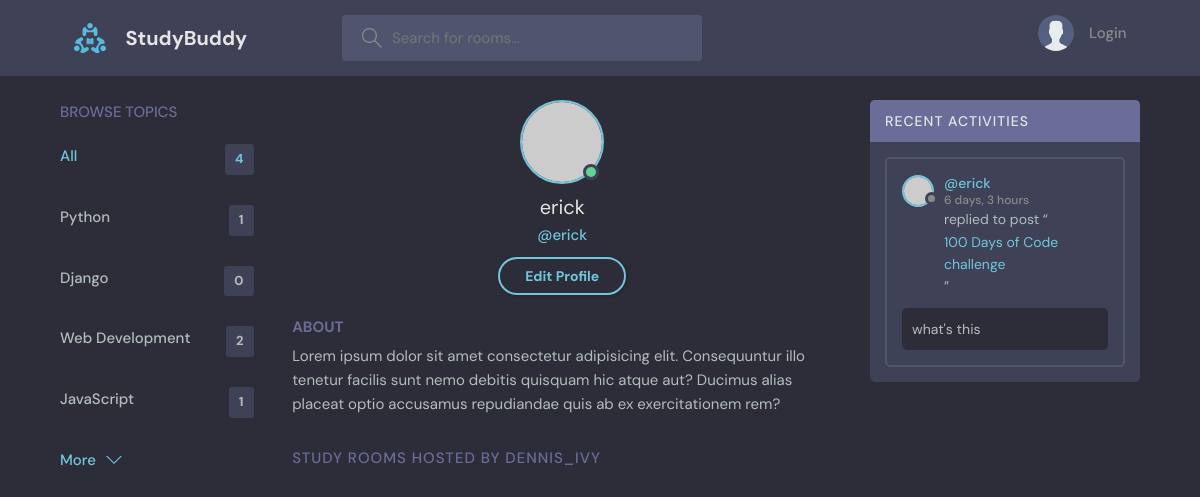
Screenshot of /profile/4 with the database file from the repository.
### base/models.py (models this page shows, shortened)
class Topic(models.Model):
   name = models.CharField(max_length=200)

class Message(models.Model):
   user = models.ForeignKey(User, on_delete=models.CASCADE)
   room = models.ForeignKey(Room, on_delete=models.CASCADE)
   body = models.TextField()
   updated = models.DateField(auto_now=True)
   created = models.DateField(auto_now_add=True)
   class Meta:
      ordering = ['-updated', '-created']

class Room(models.Model):
   host = models.ForeignKey(User, on_delete=models.SET_NULL, null=True)
   topic = models.ForeignKey(Topic, on_delete=models.SET_NULL, null=True)
   name = models.CharField(max_length=200)
   description = models.TextField(null=True, blank=True)
   participants = models.ManyToManyField(User, related_name='participants', blank=True)
   updated = models.DateField(auto_now=True)
   created = models.DateField(auto_now_add=True)
   class Meta:
      ordering = ['-updated', '-created']

### base/views.py (the view)
# urls.py: path('profile/<str:pk>', views.userProfile, name='user-profile'),
def userProfile(request, pk):
    user = User.objects.get(id=pk)
    rooms = user.room_set.all()
    room_messages = user.message_set.all()
    topics = Topic.objects.all()
    context = {'user':user, 'rooms':rooms, 'room_messages':room_messages, 'topics':topics}
    return render(request, 'base/profile.html', context)

### base/templates/base/profile.html (shortened to what this page needs)
{% extends 'main.html' %}
{% block content %}
  <main class="profile-page layout layout--3">
    <div class="container">
      {% include 'base/topic_component.html' %}
      <div class="roomList">
        <div class="profile">
          <div class="profile__avatar">
            <div class="avatar avatar--large active">
              <img src="https://randomuser.me/api/portraits/men/11.jpg" />
            </div>
          </div>
          <div class="profile__info">
            <h3>{{user.username}}</h3>
            <p>@{{user.username}}</p>
            <a href="edit-user.html" class="btn btn--main btn--pill">Edit Profile</a>
          </div>
          <div class="profile__about">
            <h3>About</h3>
            <p>
              Lorem ipsum dolor sit amet consectetur adipisicing elit. Consequuntur illo tenetur
              facilis sunt nemo debitis quisquam hic atque aut? Ducimus alias placeat optio
              accusamus repudiandae quis ab ex exercitationem rem?
            </p>
          </div>
        </div>
        <div class="roomList__header">
          <div>
            <h2>Study Rooms Hosted by dennis_ivy</a>
            </h2>
          </div>
        </div>
      </div>
      {% include 'base/activity_component.html' %}
    </div>
  </main>
{% endblock content %}

### base/templates/base/topic_component.html
<div class="topics">
   <div class="topics__header">
     <h2>Browse Topics</h2>
   </div>
   <ul class="topics__list">
     <li>
       <a href="{% url 'home' %}" class="active">All <span>{{topics.count}}</span></a>
     </li>
     {% for topic in topics %}
      <li>
         <a href="{% url 'home' %}?q={{topic.name}}">{{topic.name}} <span>{{topic.room_set.all.count}}</span></a>
      </li>
     {% endfor %}
   </ul>
   <a class="btn btn--link" href="topics.html">
     More
     <svg version="1.1" xmlns="http://www.w3.org/2000/svg" width="32" height="32" viewBox="0 0 32 32">
       <title>chevron-down</title>
       <path d="M16 21l-13-13h-3l16 16 16-16h-3l-13 13z"></path>
     </svg>
   </a>
</div>

### base/templates/base/activity_component.html (shortened to what this page needs)
<div class="activities">
   <div class="activities__header">
     <h2>Recent Activities</h2>
   </div>
   {% for message in room_messages %}
      <div class="activities__box">
      <div class="activities__boxHeader roomListRoom__header">
         <a href="{% url 'user-profile' message.user.id %}" class="roomListRoom__author">
            <div class="avatar avatar--small">
            <img src="https://randomuser.me/api/portraits/women/11.jpg" />
            </div>
            <p>
               @{{message.user}}
            <span> {{message.created|timesince}}</span>
            </p>
         </a>
      </div>
      <div class="activities__boxContent">
         <p>replied to post “<a href="{% url 'room' message.id %}">{{message.room.name}}</a>”</p>
         <div class="activities__boxRoomContent">
            {{message.body}}
         </div>
      </div>
      </div>
   {% endfor %}
 </div>

### rows the page displays
Topic: name "Python", room_set.all.count "1"
Topic: name "Django", room_set.all.count "0"
Topic: name "Web Development", room_set.all.count "2"
Topic: name "JavaScript", room_set.all.count "1"
Message: user "erick", created "6 days, 3 hours", room.name "100 Days of Code challenge", body "what's this"

### other values shown
{{ topics.count }} "4"
{{ user.username }} "erick"
